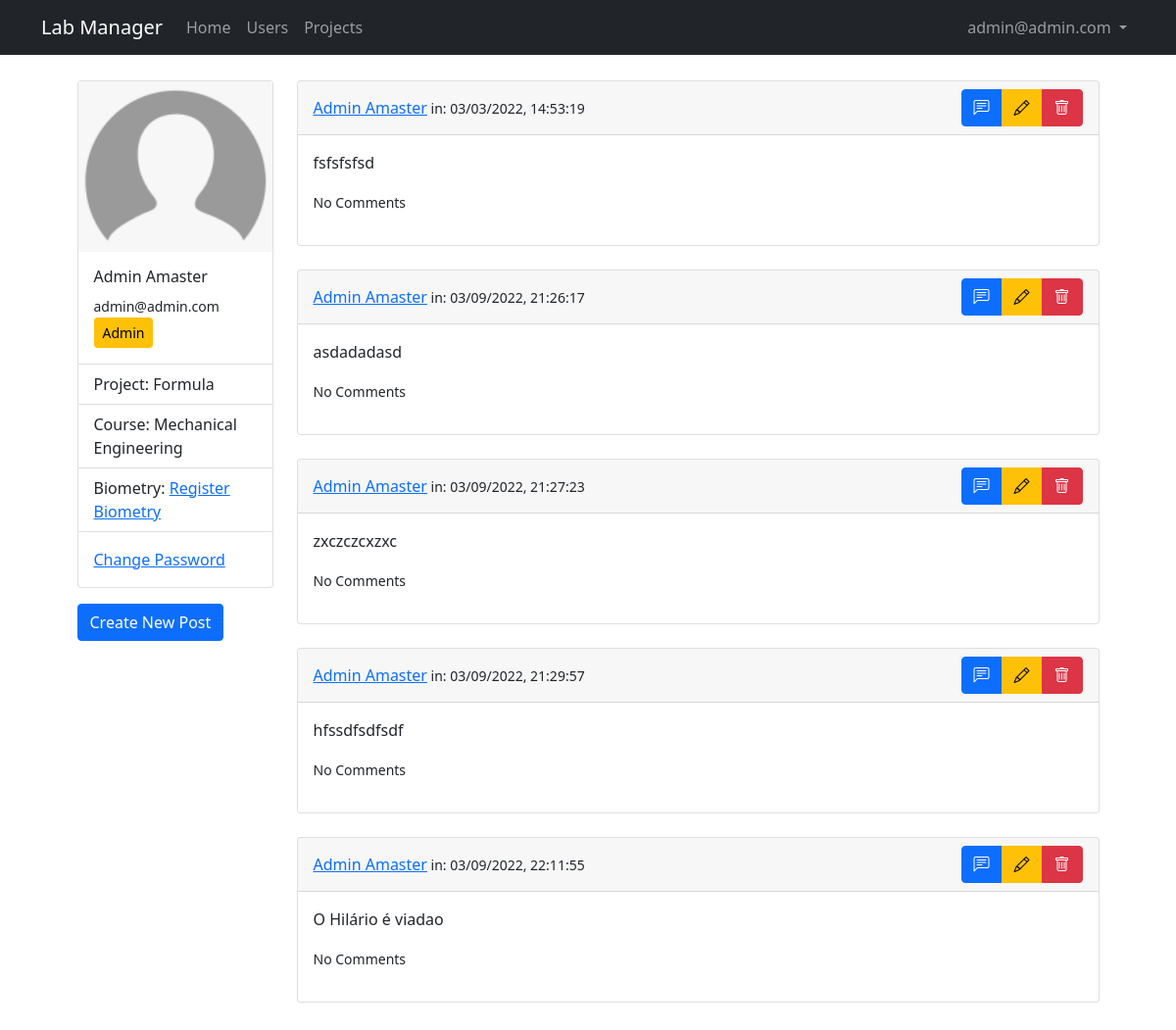
/profile (signed in), run on an earlier commit of the app's database.
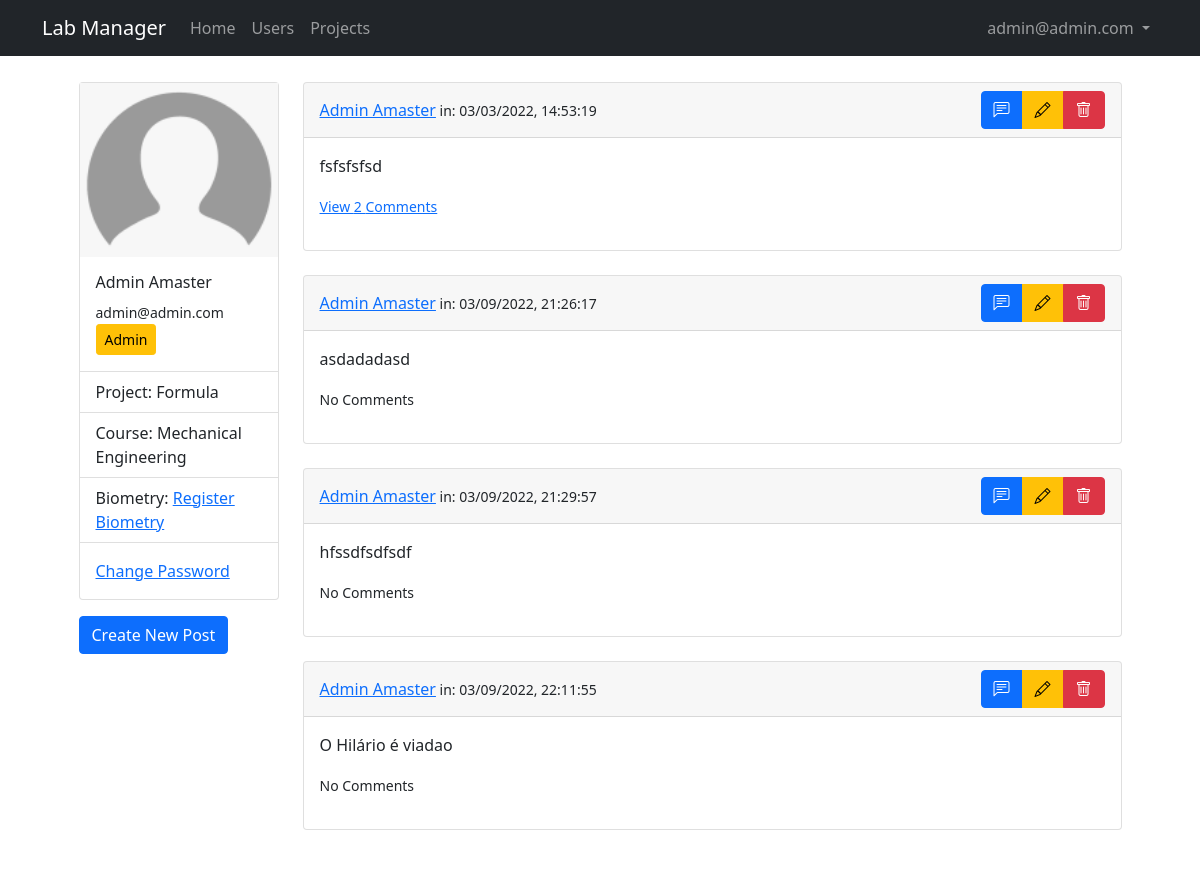
And on a later commit of the database.
### lab_manager/models.py (models this page shows, shortened)
class User(db.Model, UserMixin):
    id = db.Column(db.Integer, primary_key = True)
    email = db.Column(db.String(50), unique = True)
    name = db.Column(db.String(150))
    password = db.Column(db.String(128))
    date_created = db.Column(db.DateTime, default = datetime.utcnow)
    biometry = db.Column(db.Boolean, default = False, nullable = False)
    project = db.Column(db.Integer, nullable = False)
    grr = db.Column(db.Integer, unique = True)
    course = db.Column(db.String(50))
    approved_by = db.Column(db.Integer)
    date_approved = db.Column(db.DateTime, default = datetime.utcnow)
    approved = db.Column(db.Boolean, default = False, nullable = False)
    admin = db.Column(db.Boolean, default = False, nullable = False)
    projects = db.relationship('Project', backref="user", passive_deletes = False)
    posts = db.relationship('Post', backref="user", passive_deletes = True)
    comments = db.relationship('Comment', backref="user", passive_deletes = True)

class Post(db.Model):
    id = db.Column(db.Integer, primary_key = True)
    text = db.Column(db.Text, nullable = False)
    date_created = db.Column(db.DateTime, default = datetime.utcnow)
    author = db.Column(db.Integer, db.ForeignKey('user.id', ondelete='CASCADE'), nullable = False)
    comments = db.relationship('Comment', backref="post", passive_deletes=True)

### lab_manager/users/routes.py (the view)
@users.route("/profile")
@login_required
def profile():
    posts = Post.query.all()
    return render_template('users/profile.jinja2', title=current_user.name + ' Profile', user=current_user, posts=posts)

### lab_manager/__init__.py (called while the page is built)
def create_app(config_class=Config):
    app = Flask(__name__)
    app.config.from_object(Config)
    db.init_app(app)
    migrate.init_app(app, db)
    from lab_manager.main.routes import main
    app.register_blueprint(main)
    from lab_manager.users.routes import users
    app.register_blueprint(users)
    from lab_manager.admin.routes import admin
    app.register_blueprint(admin)
    from lab_manager.posts.routes import posts
    app.register_blueprint(posts)
    from .models import User, Project, Post
    initialize_database(app)
    login_manager.init_app(app)
    @login_manager.user_loader
    def load_user(id):
        return User.query.get(int(id))
    return app

### lab_manager/templates/users/profile.jinja2 (shortened to what this page needs)
{% extends "./layout.jinja2" %}
{% block content %}
<div class="row justify-content-md-center">
    <div class="col-md-3 card-col">
        <div class="card">
            <img class="img-fluid" src="{{ url_for('static', filename='img/default_user.png')}}" class="card-img-top" alt="Profile Picture">
            <div class="card-body">
                <h6 class="card-title">{{ user.name }}</h5>
                <small class="card-text">{{ user.email }}</small>
                {% if not user.admin %}
                    {% if not user.approved %} <button type="button" class="btn btn-warning btn-sm" data-bs-toggle="modal" data-bs-target="#approval_info">Waiting for Approval</button> {% else %} <button type="button" class="btn btn-success btn-sm">Approved</button> {% endif %}
                {% else %}
                    <button type="button" class="btn btn-warning btn-sm">Admin</button>
                {% endif %}
            </div>
            <ul class="list-group list-group-flush">
                <li class="list-group-item">Project: {{ user.project }}</li>
                <li class="list-group-item">Course: {% if not user.course %} <a href="">Enter Course</a> {% else %} {{ user.course }} {% endif %}</li>
                <li class="list-group-item">Biometry: {% if not user.approved and not user.admin %} Waiting for Approval {% elif not user.biometry %} <a href="">Register Biometry</a> {% else %} Biometry registered {% endif %} </li>
            </ul>
            <div class="card-body">
                <a href="#" class="card-link">Change Password</a>
            </div>
        </div>
        <div class="card-buttons">
        <button type="button" class="btn btn-primary" data-bs-toggle="modal" data-bs-target="#newPost">Create New Post</button>
        </div>
    </div>
    <div class="col-md-9">
        {% for post in posts %}
            <div class="card text">
                <div class="card-header d-flex justify-content-between align-items-center">
                    <span><a href="">{{post.user.name}}</a><small class="mutted" > in: {{post.date_created.strftime("%m/%d/%Y, %H:%M:%S")}}</small></span>
                    <div class="btn-group" role="group" aria-label="Basic mixed styles example">
                        <a data-bs-toggle="modal" data-bs-target="#commentPost{{post.id}}" class="btn btn-primary"><i class="bi bi-chat-left-text"></i></a>
                        {% if user.id == post.author %}
                            <a class="btn btn-warning" data-bs-toggle="modal" data-bs-target="#editPost{{post.id}}"><i class="bi bi-pencil"></i></a>
                            <a class="btn btn-danger" href="{{url_for('posts.remove_post', id=post.id)}}"><i class="bi bi-trash"></i></a>
                        {% endif %}
                    </div>
                </div>
                <div class="card-body">
                    <p class="card-text">{{post.text}}</p>
                        <p>
                        {% if post.comments|length %}
                            <a data-bs-toggle="collapse" href="#comments-{{post.id}}" aria-expanded="false" aria-controls="colapse-comments-{{post.id}}"><small>View {{post.comments|length}} Comments</small></a>
                        {% else %}
                            <small class="text-mutted">No Comments</small>
                        {% endif %}
                        </p>
                </div>
            </div>
            <br>
        {% endfor %}
    </div>
</div>
{% endblock content %}

### lab_manager/templates/layout.jinja2 (shortened to what this page needs)
<!DOCTYPE html>
<html lang="en">
<head>
    <link href="https://cdn.jsdelivr.net/npm/bootstrap@5.1.3/dist/css/bootstrap.min.css" rel="stylesheet">
    <link rel="stylesheet" type="text/css" href="https://cdn.datatables.net/1.10.25/css/dataTables.bootstrap5.css">
    <link rel="stylesheet" href="https://cdn.jsdelivr.net/npm/bootstrap-icons@1.8.1/font/bootstrap-icons.css">
    <link rel="stylesheet" type="text/css" href="{{ url_for('static', filename='main.css') }}">
</head>
<body>
    <nav class="navbar navbar-expand-md navbar-dark bg-dark">
        <div class="container">
            <a class="navbar-brand mr-4" href="/">Lab Manager</a>
            <div class="collapse navbar-collapse" id="navbar">
                <div class="navbar-nav me-auto mb-2 mb-lg-0">
                    <a href="/" class="nav-item nav-link">Home</a>
                    {% if user.is_authenticated and user.admin==True %}
                        <a href="{{url_for('admin.users')}}" class="nav-item nav-link">Users</a>
                        <a href="{{url_for('admin.projects')}}" class="nav-item nav-link">Projects</a>
                    {% endif %}
                </div>
                <div class="navbar-nav">
                    {% if user.is_authenticated and user.admin==False %}
                        <li class="nav-item dropdown">
                            <a class="nav-link dropdown-toggle" href="#" id="navbarDropdown" role="button" data-bs-toggle="dropdown" aria-expanded="false"> {{user.email}} </a>
                            <ul class="dropdown-menu dropdown-menu-end" aria-labelledby="navbarDropdown">
                                <li><a class="dropdown-item" href="{{url_for('users.profile')}}">Profile</a></li>
                                <li><hr class="dropdown-divider"></li>
                                <li><a class="dropdown-item" href="{{url_for('users.logout')}}">Logout</a></li>
                            </ul>
                        </li>
                    {% elif user.is_authenticated and user.admin==True %}
                        <li class="nav-item dropdown">
                            <a class="nav-link dropdown-toggle" href="#" id="navbarDropdown" role="button" data-bs-toggle="dropdown" aria-expanded="false"> {{user.email}} </a>
                        </li>
                    {% else %}
                        <a href="{{url_for('users.login')}}" class="nav-item nav-link">Login</a>
                        <a href="{{url_for('users.register')}}" class="nav-item nav-link">Sign Up</a>
                    {% endif %}
                </div>
            </div>
        </div>
    </nav>
    <main class="container full-page" role="main">
        {% block content %}{% endblock content %}
    </main>
</body>
</html>

### lab_manager/static/main.css (style rules this page uses)
.full-page { background: #ffffff; padding: 10px 20px; margin-bottom: 20px; margin-top: 1rem; }
.card-col { width: 14rem; }
.card-buttons { margin-top: 1rem; align-items: center; }

What changed in the data, as far as the page shows it:
removed Post: user.name "Admin Amaster", date_created "03/09/2022, 21:27:23", text "zxczczcxzxc", shows "No Comments"
shown differently, row unchanged: Post "fsfsfsfsd": comments|length (not shown) → "2"; text "No Comments" → "View Comments"
